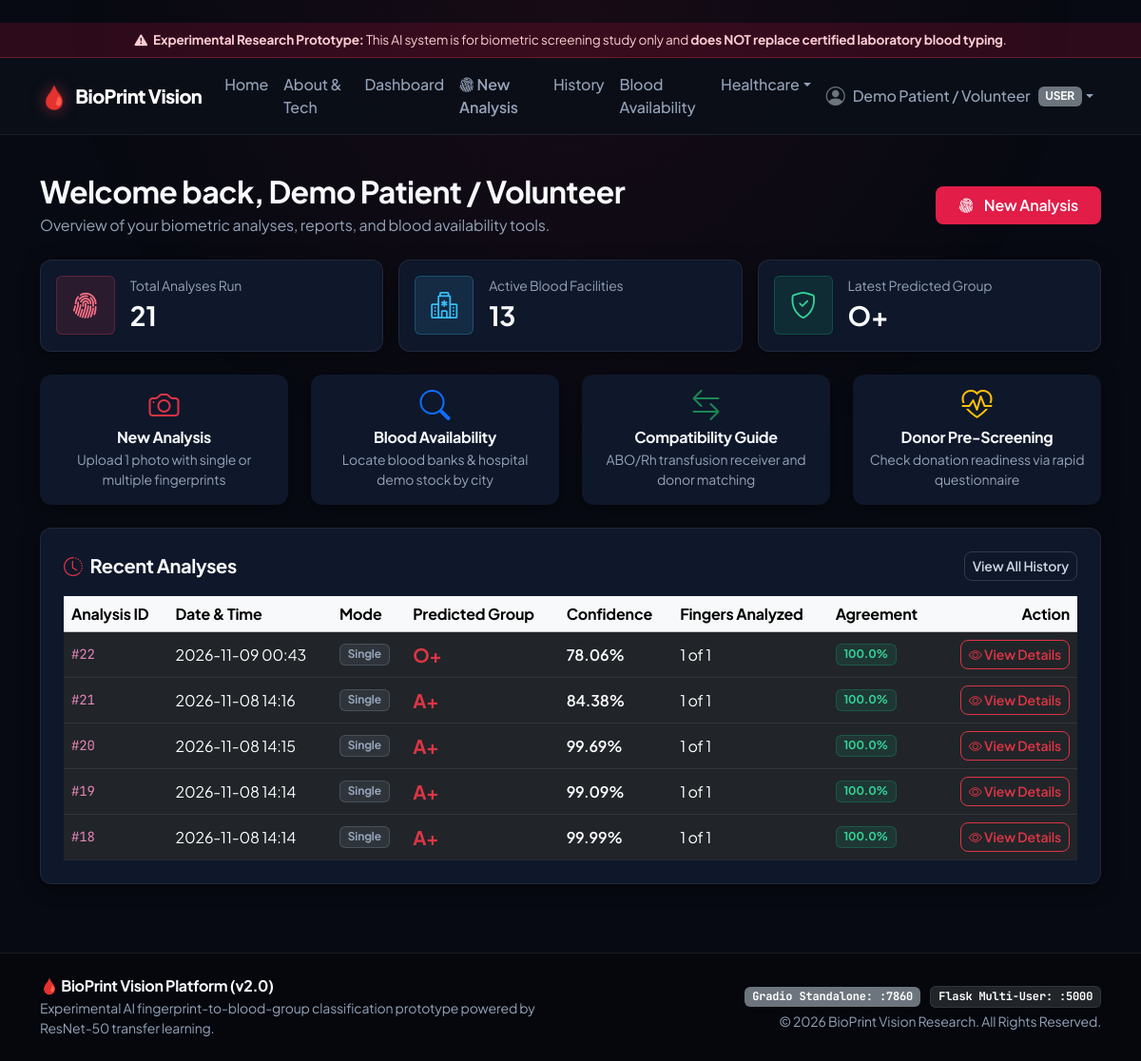
The app's page /dashboard (signed in), older data.
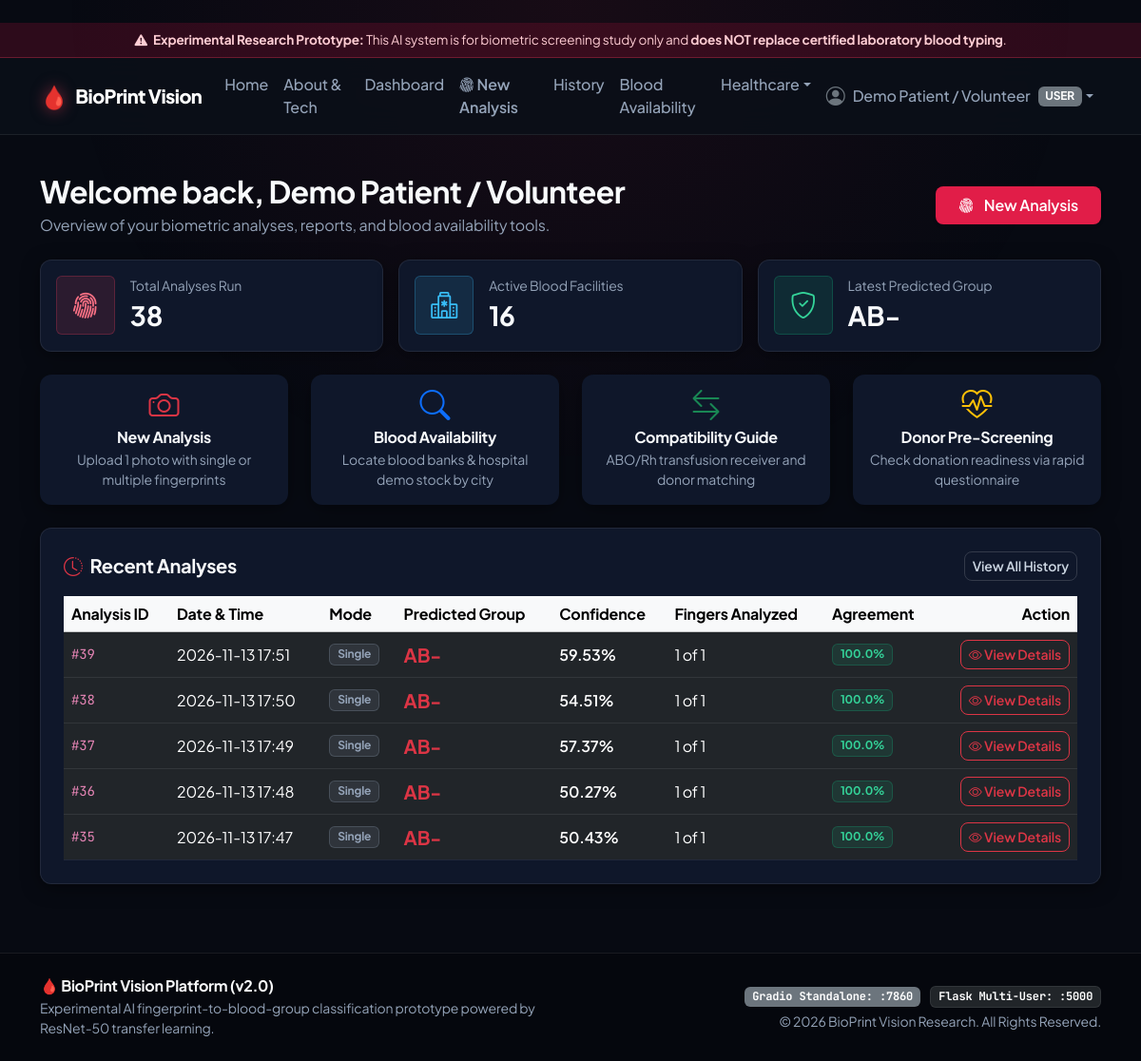
The same page, newer data.
### database/models.py (models this page shows, shortened)
class Analysis(db.Model):
    __tablename__ = "analyses"
    id = db.Column(db.Integer, primary_key=True, autoincrement=True)
    user_id = db.Column(db.Integer, db.ForeignKey("users.id", ondelete="CASCADE"), nullable=False, index=True)
    final_blood_group = db.Column(db.String(10), nullable=False, index=True)
    final_confidence = db.Column(db.Float, nullable=False)
    fingerprints_detected = db.Column(db.Integer, nullable=False, default=1)
    fingerprints_analyzed = db.Column(db.Integer, nullable=False, default=1)
    fingerprints_excluded = db.Column(db.Integer, nullable=False, default=0)
    agreement_percentage = db.Column(db.Float, nullable=False, default=100.0)
    mode = db.Column(db.String(20), nullable=False, default="single")  # single, multiple
    image_path = db.Column(db.String(255), nullable=True)
    annotated_image_path = db.Column(db.String(255), nullable=True)
    notes = db.Column(db.Text, nullable=True)
    created_at = db.Column(db.DateTime, nullable=False, default=datetime.utcnow, index=True)
    fingerprints = db.relationship("FingerprintResult", backref="analysis", lazy=True, cascade="all, delete-orphan")
    reports = db.relationship("Report", backref="analysis", lazy=True, cascade="all, delete-orphan")

### routes/main.py (the view)
@main_bp.route("/dashboard")
@login_required
def dashboard():
    user = g.user
    recent_analyses = (
        Analysis.query.filter_by(user_id=user.id)
        .order_by(Analysis.created_at.desc())
        .limit(5)
        .all()
    )
    total_analyses = Analysis.query.filter_by(user_id=user.id).count()
    facility_count = Facility.query.filter_by(status="ACTIVE").count()
    latest_analysis = recent_analyses[0] if recent_analyses else None
    return render_template(
        "dashboard.html",
        user=user,
        recent_analyses=recent_analyses,
        total_analyses=total_analyses,
        facility_count=facility_count,
        latest_analysis=latest_analysis,
        compatibility_rules=COMPATIBILITY_RULES,
    )

### routes/auth.py (called while the page is built)
def get_current_user():
    user_id = session.get("user_id")
    if user_id:
        return db.session.get(User, user_id)
    return None

def login_required(f):
    @wraps(f)
    def decorated_function(*args, **kwargs):
        if "user_id" not in session:
            flash("Please sign in to access this page.", "warning")
            return redirect(url_for("auth.login", next=request.path))
        return f(*args, **kwargs)
    return decorated_function

@auth_bp.before_app_request
def load_logged_in_user():
    g.user = get_current_user()

### templates/dashboard.html (shortened to what the changed rows need)
﻿{% extends "base.html" %}
{% block content %}
<div class="row align-items-center mb-4">
    <div class="col-md-8">
        <h2 class="fw-bold text-dark mb-1">Welcome back, {{ user.name }}</h2>
    </div>
</div>
<div class="row g-3 mb-4">
    <div class="col-md-4">
        <div class="card p-3 bg-white">
            <div class="d-flex align-items-center">
                <div>
                    <div class="text-muted small">Total Analyses Run</div>
                    <div class="fs-3 fw-bold text-dark">{{ total_analyses }}</div>
                </div>
            </div>
        </div>
    </div>
    <div class="col-md-4">
        <div class="card p-3 bg-white">
            <div class="d-flex align-items-center">
                <div>
                    <div class="text-muted small">Active Blood Facilities</div>
                    <div class="fs-3 fw-bold text-dark">{{ facility_count }}</div>
                </div>
            </div>
        </div>
    </div>
    <div class="col-md-4">
        <div class="card p-3 bg-white">
            <div class="d-flex align-items-center">
                <div>
                    <div class="text-muted small">Latest Predicted Group</div>
                    <div class="fs-3 fw-bold text-dark">{{ latest_analysis.final_blood_group if latest_analysis else 'None Yet' }}</div>
                </div>
            </div>
        </div>
    </div>
</div>
<div class="card p-4">
    {% if recent_analyses %}
    <div class="table-responsive">
        <table class="table table-hover align-middle mb-0">
            <thead class="table-light">
                <tr>
                    <th>Analysis ID</th>
                    <th>Date & Time</th>
                    <th>Mode</th>
                    <th>Predicted Group</th>
                    <th>Confidence</th>
                    <th>Fingers Analyzed</th>
                    <th>Agreement</th>
                    <th class="text-end">Action</th>
                </tr>
            </thead>
            <tbody>
                {% for a in recent_analyses %}
                <tr>
                    <td><code>#{{ a.id }}</code></td>
                    <td>{{ a.created_at.strftime('%Y-%m-%d %H:%M') }}</td>
                    <td>
                        <span class="badge bg-secondary-subtle text-secondary border">
                            {{ a.mode.capitalize() }}
                        </span>
                    </td>
                    <td>
                        <span class="fs-5 fw-bold text-danger">{{ a.final_blood_group }}</span>
                    </td>
                    <td>
                        <span class="fw-semibold">{{ a.final_confidence }}%</span>
                    </td>
                    <td>{{ a.fingerprints_analyzed }} of {{ a.fingerprints_detected }}</td>
                    <td>
                        <span class="badge bg-success-subtle text-success border">{{ a.agreement_percentage }}%</span>
                    </td>
                    <td class="text-end">
                        <a href="{{ url_for('analysis.view_analysis', analysis_id=a.id) }}" class="btn btn-outline-danger btn-sm">
                            <i class="bi bi-eye"></i> View Details
                        </a>
                    </td>
                </tr>
                {% endfor %}
            </tbody>
        </table>
    </div>
    {% else %}
    <div class="text-center py-5 text-muted">
        <div class="fs-1 mb-2"><i class="bi bi-folder2-open"></i></div>
        <p>No analyses performed yet. Click below to begin your first test.</p>
        <a href="{{ url_for('analysis.new_analysis') }}" class="btn btn-rose btn-sm">Start First Analysis</a>
    </div>
    {% endif %}
</div>
{% endblock %}

Row changes from the older to the newer data that the page shows:
no longer on this page (row unchanged): Analysis: final_blood_group "O+", id "22", created_at "2026-11-09 00:43", mode "Single", final_confidence "78.06", fingerprints_analyzed "1", fingerprints_detected "1", agreement_percentage "100.0"
no longer on this page (row unchanged): Analysis: id "21", created_at "2026-11-08 14:16", mode "Single", final_blood_group "A+", final_confidence "84.38", fingerprints_analyzed "1", fingerprints_detected "1", agreement_percentage "100.0"
no longer on this page (row unchanged): Analysis: id "20", created_at "2026-11-08 14:15", mode "Single", final_blood_group "A+", final_confidence "99.69", fingerprints_analyzed "1", fingerprints_detected "1", agreement_percentage "100.0"
no longer on this page (row unchanged): Analysis: id "19", created_at "2026-11-08 14:14", mode "Single", final_blood_group "A+", final_confidence "99.09", fingerprints_analyzed "1", fingerprints_detected "1", agreement_percentage "100.0"
no longer on this page (row unchanged): Analysis: id "18", created_at "2026-11-08 14:14", mode "Single", final_blood_group "A+", final_confidence "99.99", fingerprints_analyzed "1", fingerprints_detected "1", agreement_percentage "100.0"
added Analysis: final_blood_group "AB-", id "39", created_at "2026-11-13 17:51", mode "Single", final_confidence "59.53", fingerprints_analyzed "1", fingerprints_detected "1", agreement_percentage "100.0"
added Analysis: id "38", created_at "2026-11-13 17:50", mode "Single", final_blood_group "AB-", final_confidence "54.51", fingerprints_analyzed "1", fingerprints_detected "1", agreement_percentage "100.0"
added Analysis: id "37", created_at "2026-11-13 17:49", mode "Single", final_blood_group "AB-", final_confidence "57.37", fingerprints_analyzed "1", fingerprints_detected "1", agreement_percentage "100.0"
added Analysis: id "36", created_at "2026-11-13 17:48", mode "Single", final_blood_group "AB-", final_confidence "50.27", fingerprints_analyzed "1", fingerprints_detected "1", agreement_percentage "100.0"
added Analysis: id "35", created_at "2026-11-13 17:47", mode "Single", final_blood_group "AB-", final_confidence "50.43", fingerprints_analyzed "1", fingerprints_detected "1", agreement_percentage "100.0"
Text that changed along with them:
{{ total_analyses }}: "21" → "38"
{{ facility_count }}: "13" → "16"
